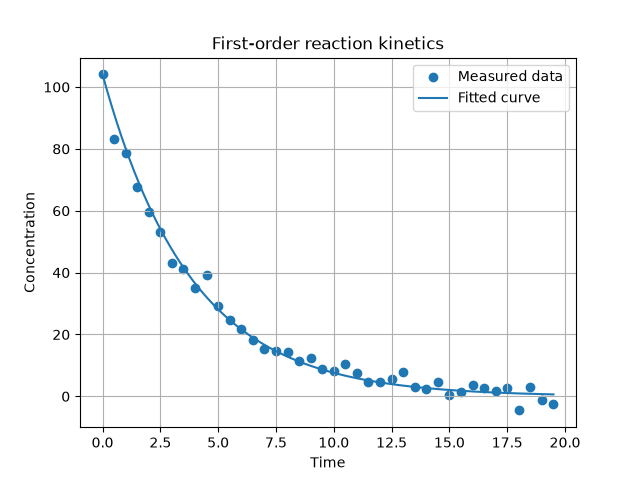

The Python source for this figure:
import csv
import numpy as np
import matplotlib.pyplot as plt
from scipy.optimize import minimize

# Read experimental data
with open("kinetics.csv", "r") as file:
    reader = csv.DictReader(file)
    rows = list(reader)

time = np.array([float(row["time"]) for row in rows])
concentration = np.array([float(row["concentration"]) for row in rows])

# Initial concentration
C0 = concentration[0]

# First-order reaction model
def model(t, k):
    return C0 * np.exp(-k * t)

# Calculate total squared error
def total_error(k):
    predicted = model(time, k[0])
    return np.sum((concentration - predicted) ** 2)

# Minimize the error
result = minimize(
    total_error,
    x0=[0.5],
    method="SLSQP",
    bounds=[(0, 5)]
)

k_fit = result.x[0]

print("Fitted rate constant k =", k_fit)
print("Optimization successful:", result.success)

# Plot results
t_fit = np.linspace(time.min(), time.max(), 200)
C_fit = model(t_fit, k_fit)

plt.scatter(time, concentration, label="Measured data")
plt.plot(t_fit, C_fit, label="Fitted curve")
plt.xlabel("Time")
plt.ylabel("Concentration")
plt.title("First-order reaction kinetics")
plt.legend()
plt.grid()
plt.savefig("kinetics.png")
plt.show()
